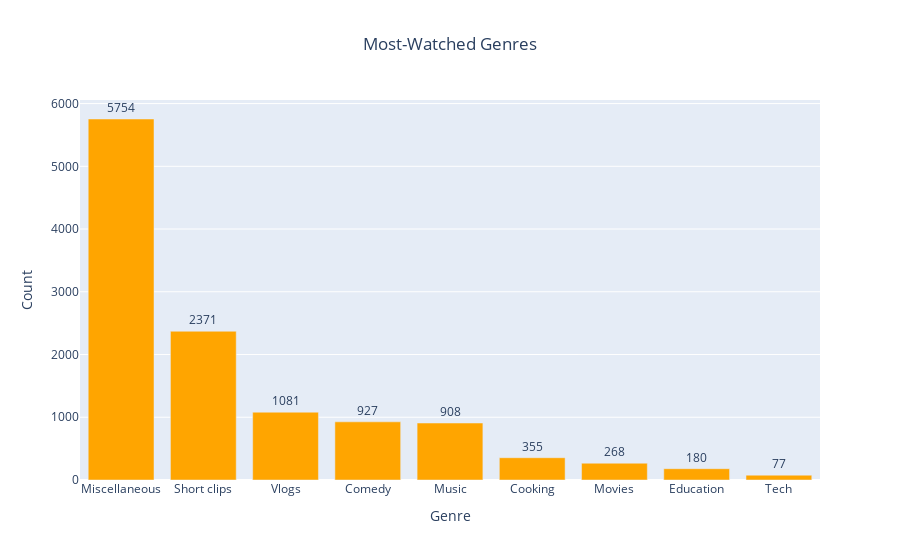

The cell this chart's notebook holds for it:
### Code cell
genre_counts = df['genre'].value_counts().reset_index()
genre_counts.columns = ['genre', 'count']

fig = px.bar(genre_counts,
             x='genre',
             y='count',
             title='Most-Watched Genres',
             labels={'count': 'Number of Videos Watched', 'genre': 'Genre'},
             text='count')

fig.update_traces(marker_color='orange', textposition='outside')
fig.update_layout(xaxis_title='Genre', yaxis_title='Count', title_x=0.5)

fig.show()

### Figure 1 — Plotly figure (JSON) as saved in the notebook; plotly's stock layout.template omitted (floating-point values rounded to 4 significant figures)
{"data": [{"alignmentgroup": "True", "hovertemplate": "Genre=%{x}<br>Number of Videos Watched=%{text}<extra></extra>", "legendgroup": "", "marker": {"color": "orange", "pattern": {"shape": ""}}, "name": "", "offsetgroup": "", "orientation": "v", "showlegend": false, "text": [5754, 2371, 1081, 927, 908, 355, 268, 180, 77], "textposition": "outside", "type": "bar", "x": ["Miscellaneous", "Short clips", "Vlogs", "Comedy", "Music", "Cooking", "Movies", "Education", "Tech"], "xaxis": "x", "y": [5754, 2371, 1081, 927, 908, 355, 268, 180, 77], "yaxis": "y"}], "layout": {"autosize": true, "barmode": "relative", "legend": {"tracegroupgap": 0}, "title": {"text": "Most-Watched Genres", "x": 0.5}, "xaxis": {"anchor": "y", "autorange": true, "domain": [0, 1], "range": [-0.5, 8.5], "title": {"text": "Genre"}, "type": "category"}, "yaxis": {"anchor": "x", "autorange": true, "domain": [0, 1], "range": [0, 6057.0], "title": {"text": "Count"}, "type": "linear"}}}
